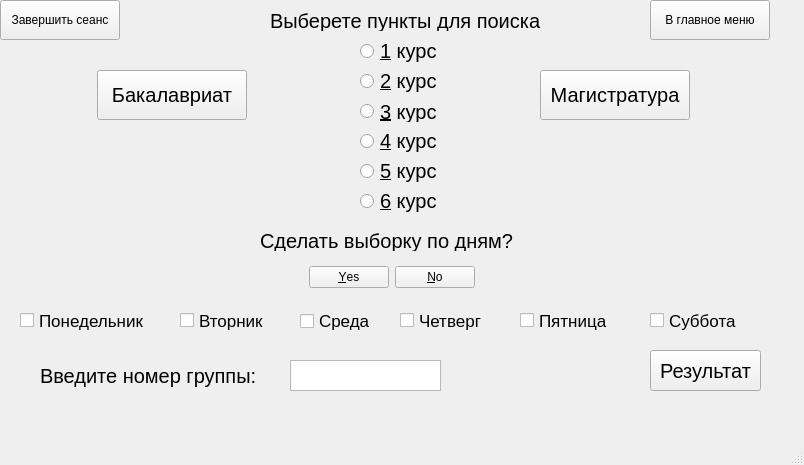
<?xml version="1.0" encoding="UTF-8"?>
<ui version="4.0">
 <class>Schedule_menu_</class>
 <widget class="QMainWindow" name="Schedule_menu_">
  <property name="geometry">
   <rect>
    <x>0</x>
    <y>0</y>
    <width>804</width>
    <height>465</height>
   </rect>
  </property>
  <property name="windowTitle">
   <string>MainWindow</string>
  </property>
  <widget class="QWidget" name="centralwidget">
   <widget class="QCheckBox" name="wednesday">
    <property name="geometry">
     <rect>
      <x>300</x>
      <y>310</y>
      <width>88</width>
      <height>22</height>
     </rect>
    </property>
    <property name="font">
     <font>
      <pointsize>13</pointsize>
     </font>
    </property>
    <property name="text">
     <string>Среда</string>
    </property>
   </widget>
   <widget class="QPushButton" name="pushButton_5">
    <property name="geometry">
     <rect>
      <x>650</x>
      <y>0</y>
      <width>120</width>
      <height>40</height>
     </rect>
    </property>
    <property name="text">
     <string>В главное меню</string>
    </property>
   </widget>
   <widget class="QTextBrowser" name="group">
    <property name="geometry">
     <rect>
      <x>290</x>
      <y>360</y>
      <width>151</width>
      <height>31</height>
     </rect>
    </property>
    <property name="readOnly">
     <bool>false</bool>
    </property>
   </widget>
   <widget class="QLabel" name="label_2">
    <property name="geometry">
     <rect>
      <x>260</x>
      <y>230</y>
      <width>271</width>
      <height>21</height>
     </rect>
    </property>
    <property name="font">
     <font>
      <pointsize>15</pointsize>
     </font>
    </property>
    <property name="text">
     <string>Сделать выборку по дням?</string>
    </property>
   </widget>
   <widget class="QPushButton" name="pushButton_4">
    <property name="geometry">
     <rect>
      <x>0</x>
      <y>0</y>
      <width>120</width>
      <height>40</height>
     </rect>
    </property>
    <property name="text">
     <string>Завершить сеанс</string>
    </property>
   </widget>
   <widget class="QRadioButton" name="first">
    <property name="enabled">
     <bool>true</bool>
    </property>
    <property name="geometry">
     <rect>
      <x>360</x>
      <y>40</y>
      <width>105</width>
      <height>22</height>
     </rect>
    </property>
    <property name="font">
     <font>
      <pointsize>15</pointsize>
     </font>
    </property>
    <property name="text">
     <string>&amp;1 курс</string>
    </property>
   </widget>
   <widget class="QRadioButton" name="fourth">
    <property name="enabled">
     <bool>true</bool>
    </property>
    <property name="geometry">
     <rect>
      <x>360</x>
      <y>130</y>
      <width>105</width>
      <height>22</height>
     </rect>
    </property>
    <property name="font">
     <font>
      <pointsize>15</pointsize>
     </font>
    </property>
    <property name="text">
     <string>&amp;4 курс</string>
    </property>
   </widget>
   <widget class="QCheckBox" name="friday">
    <property name="geometry">
     <rect>
      <x>520</x>
      <y>310</y>
      <width>111</width>
      <height>21</height>
     </rect>
    </property>
    <property name="font">
     <font>
      <pointsize>13</pointsize>
     </font>
    </property>
    <property name="text">
     <string>Пятница</string>
    </property>
   </widget>
   <widget class="QLabel" name="label_3">
    <property name="geometry">
     <rect>
      <x>40</x>
      <y>360</y>
      <width>251</width>
      <height>31</height>
     </rect>
    </property>
    <property name="font">
     <font>
      <pointsize>15</pointsize>
     </font>
    </property>
    <property name="text">
     <string>Введите номер группы: </string>
    </property>
   </widget>
   <widget class="QPushButton" name="master">
    <property name="geometry">
     <rect>
      <x>540</x>
      <y>70</y>
      <width>150</width>
      <height>50</height>
     </rect>
    </property>
    <property name="font">
     <font>
      <pointsize>15</pointsize>
     </font>
    </property>
    <property name="text">
     <string>Магистратура</string>
    </property>
   </widget>
   <widget class="QCheckBox" name="thursday">
    <property name="geometry">
     <rect>
      <x>400</x>
      <y>310</y>
      <width>101</width>
      <height>21</height>
     </rect>
    </property>
    <property name="font">
     <font>
      <pointsize>13</pointsize>
     </font>
    </property>
    <property name="text">
     <string>Четверг</string>
    </property>
   </widget>
   <widget class="QCheckBox" name="monday">
    <property name="geometry">
     <rect>
      <x>20</x>
      <y>310</y>
      <width>161</width>
      <height>21</height>
     </rect>
    </property>
    <property name="font">
     <font>
      <pointsize>13</pointsize>
     </font>
    </property>
    <property name="text">
     <string>Понедельник</string>
    </property>
   </widget>
   <widget class="QRadioButton" name="third">
    <property name="enabled">
     <bool>true</bool>
    </property>
    <property name="geometry">
     <rect>
      <x>360</x>
      <y>101</y>
      <width>105</width>
      <height>21</height>
     </rect>
    </property>
    <property name="font">
     <font>
      <pointsize>15</pointsize>
     </font>
    </property>
    <property name="text">
     <string>&amp;3 курс</string>
    </property>
   </widget>
   <widget class="QLabel" name="label">
    <property name="geometry">
     <rect>
      <x>270</x>
      <y>10</y>
      <width>291</width>
      <height>21</height>
     </rect>
    </property>
    <property name="font">
     <font>
      <pointsize>15</pointsize>
     </font>
    </property>
    <property name="text">
     <string>Выберете пункты для поиска</string>
    </property>
   </widget>
   <widget class="QCheckBox" name="tuesday">
    <property name="geometry">
     <rect>
      <x>180</x>
      <y>310</y>
      <width>101</width>
      <height>21</height>
     </rect>
    </property>
    <property name="font">
     <font>
      <pointsize>13</pointsize>
     </font>
    </property>
    <property name="text">
     <string>Вторник</string>
    </property>
   </widget>
   <widget class="QDialogButtonBox" name="buttonBox">
    <property name="geometry">
     <rect>
      <x>300</x>
      <y>260</y>
      <width>175</width>
      <height>34</height>
     </rect>
    </property>
    <property name="standardButtons">
     <set>QDialogButtonBox::No|QDialogButtonBox::Yes</set>
    </property>
   </widget>
   <widget class="QCheckBox" name="saturday">
    <property name="geometry">
     <rect>
      <x>650</x>
      <y>310</y>
      <width>101</width>
      <height>21</height>
     </rect>
    </property>
    <property name="font">
     <font>
      <pointsize>13</pointsize>
     </font>
    </property>
    <property name="text">
     <string>Суббота</string>
    </property>
   </widget>
   <widget class="QPushButton" name="bachelor">
    <property name="geometry">
     <rect>
      <x>97</x>
      <y>70</y>
      <width>150</width>
      <height>50</height>
     </rect>
    </property>
    <property name="font">
     <font>
      <pointsize>15</pointsize>
     </font>
    </property>
    <property name="text">
     <string>Бакалавриат</string>
    </property>
   </widget>
   <widget class="QPushButton" name="pushButton_3">
    <property name="geometry">
     <rect>
      <x>650</x>
      <y>350</y>
      <width>111</width>
      <height>41</height>
     </rect>
    </property>
    <property name="font">
     <font>
      <pointsize>15</pointsize>
     </font>
    </property>
    <property name="text">
     <string>Результат</string>
    </property>
   </widget>
   <widget class="QRadioButton" name="second">
    <property name="enabled">
     <bool>true</bool>
    </property>
    <property name="geometry">
     <rect>
      <x>360</x>
      <y>70</y>
      <width>105</width>
      <height>22</height>
     </rect>
    </property>
    <property name="font">
     <font>
      <pointsize>15</pointsize>
     </font>
    </property>
    <property name="text">
     <string>&amp;2 курс</string>
    </property>
   </widget>
   <widget class="QRadioButton" name="sixth">
    <property name="geometry">
     <rect>
      <x>360</x>
      <y>190</y>
      <width>105</width>
      <height>22</height>
     </rect>
    </property>
    <property name="font">
     <font>
      <pointsize>15</pointsize>
     </font>
    </property>
    <property name="text">
     <string>&amp;6 курс</string>
    </property>
   </widget>
   <widget class="QRadioButton" name="fifth">
    <property name="geometry">
     <rect>
      <x>360</x>
      <y>160</y>
      <width>105</width>
      <height>22</height>
     </rect>
    </property>
    <property name="font">
     <font>
      <pointsize>15</pointsize>
     </font>
    </property>
    <property name="text">
     <string>&amp;5 курс</string>
    </property>
   </widget>
  </widget>
  <widget class="QMenuBar" name="menubar">
   <property name="geometry">
    <rect>
     <x>0</x>
     <y>0</y>
     <width>804</width>
     <height>30</height>
    </rect>
   </property>
  </widget>
  <widget class="QStatusBar" name="statusbar"/>
 </widget>
 <resources/>
 <connections/>
</ui>
